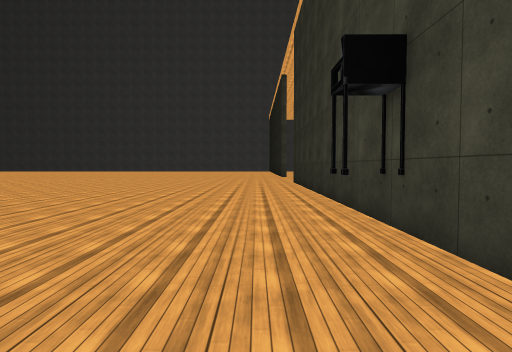
View 1 (above)

24 first-person views from a walk through a scene from a Unity 3-D project. The camera is 1.5 m above the floor, tilts 2° down and sees 80° across. The floor is counted in squares, 2 m on a side. Each view is taken from the middle of a square. On the plan, view 1 faces up. The plan holds only what a view shows up to about 10 squares ahead; the rest is blank. The place goes on beyond the plan. The player is left out. Some surface patterns are stand-ins.

View 2
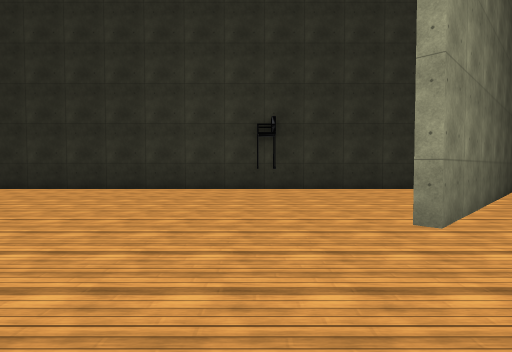

View 3
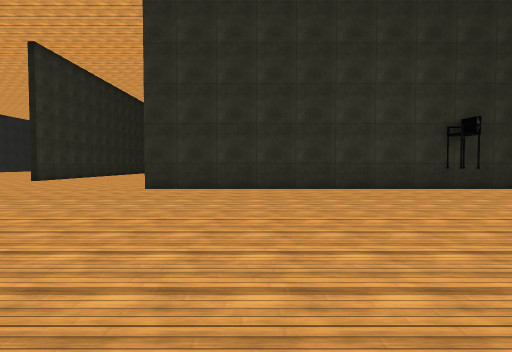

View 4
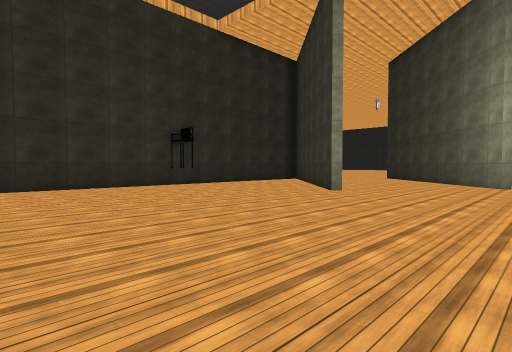

View 5
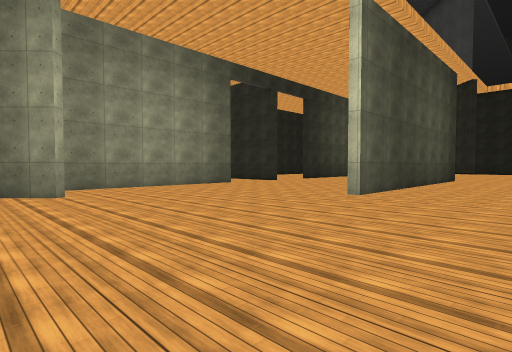

View 6
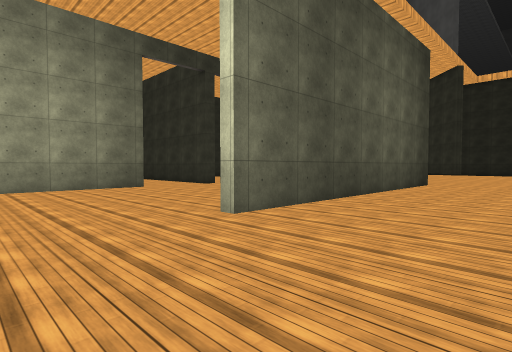

View 7
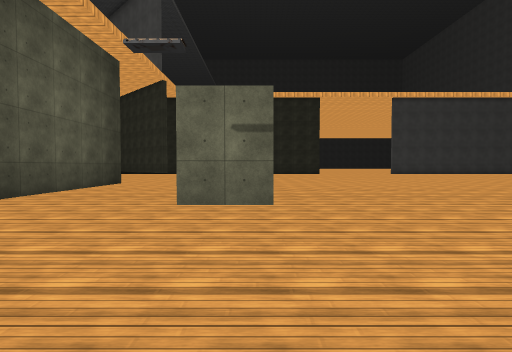

View 8
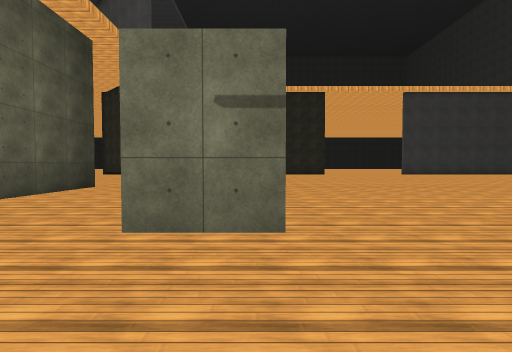

View 9
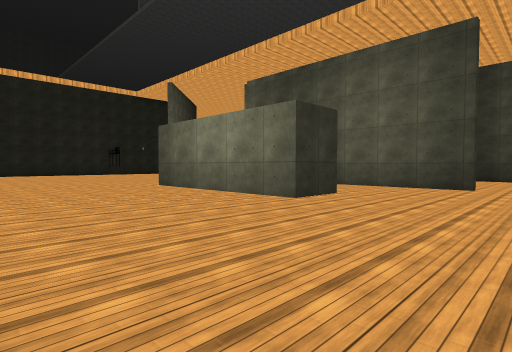

View 10
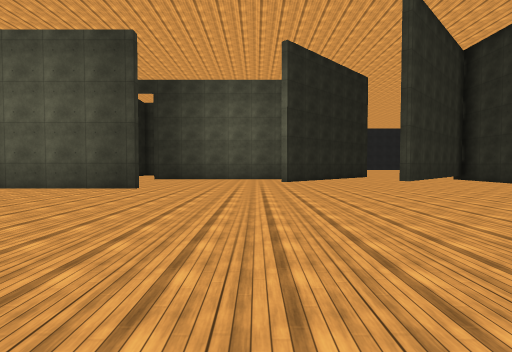

View 11
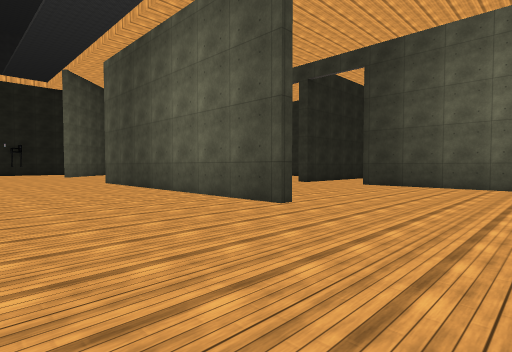

View 12
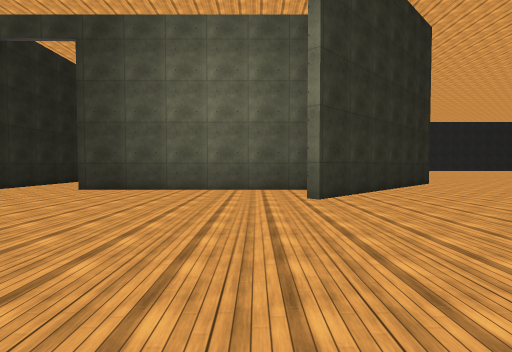

View 13
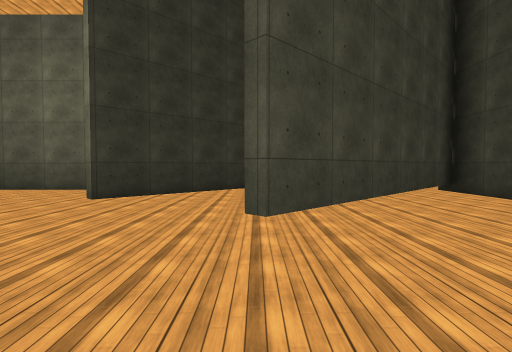

View 14
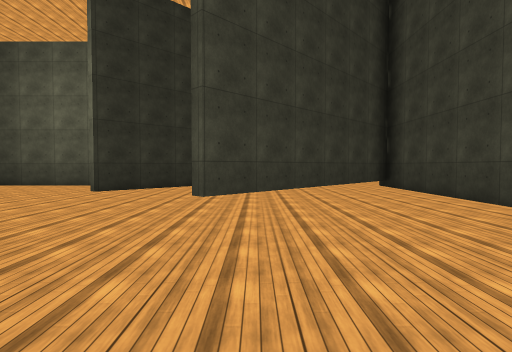

View 15
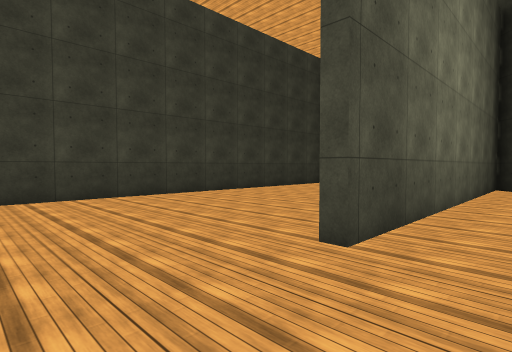

View 16
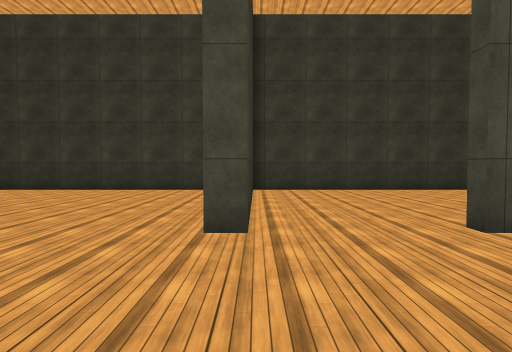

View 17
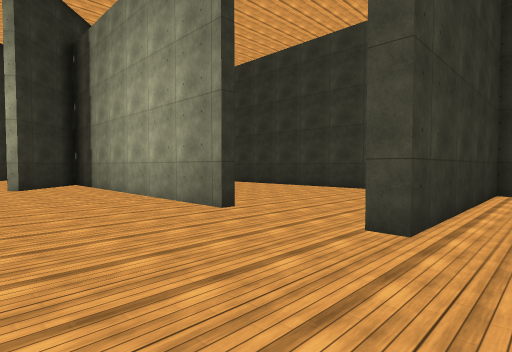

View 18
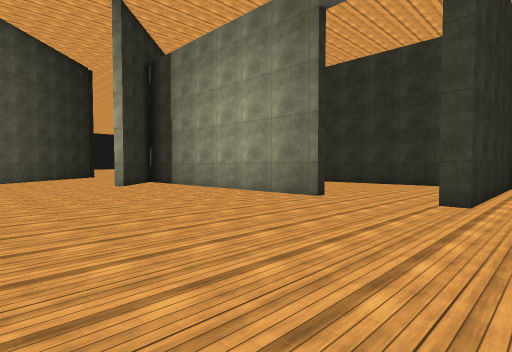

View 19
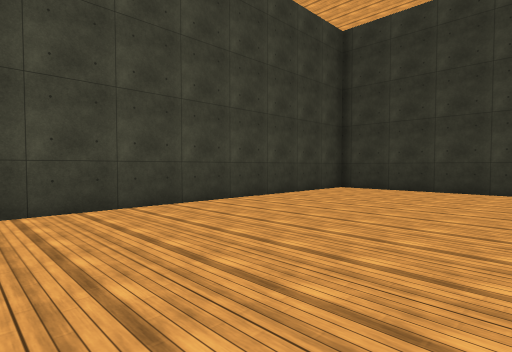

View 20
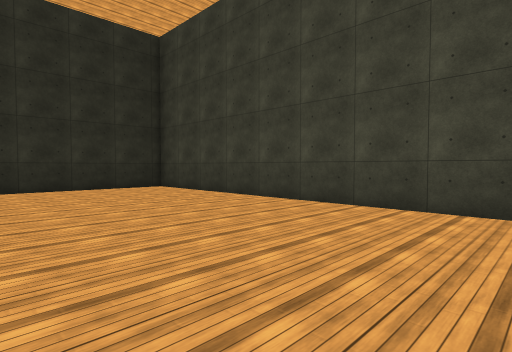

View 21
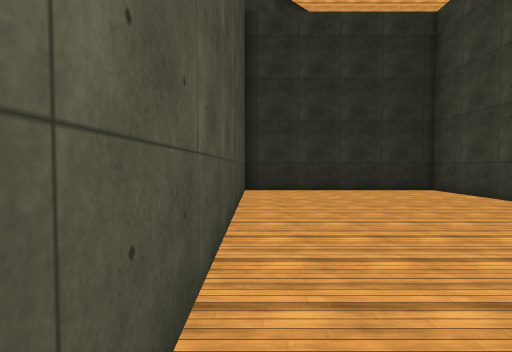

View 22
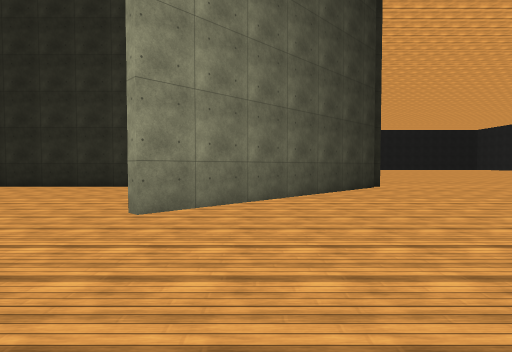

View 23
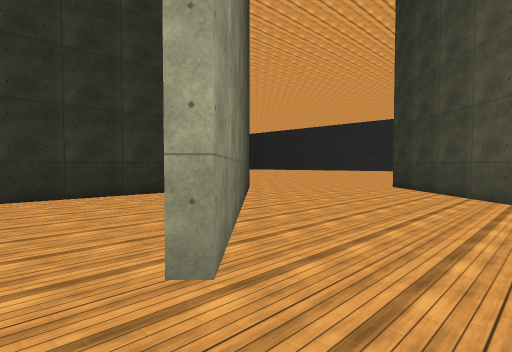

View 24
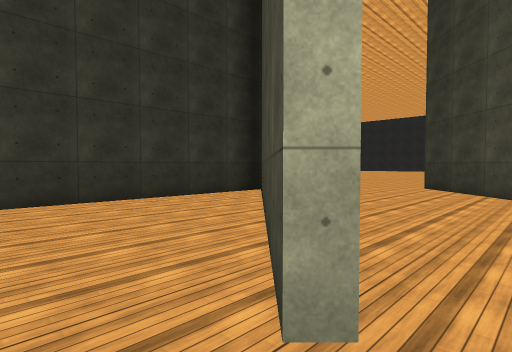

### Floor plan
Key: @ floor where view 1 was taken; # wall or solid block; . floor; T thing the floor can be seen under or through; O other object.
Columns run from 36 left of view 1 to 2 right of it. Each row starts with its distance up from view 1.
 16                                    ....
 15               .....               .....
 14               ......            .......
 13             .........          .......#
 12           . .............     ........#
 11          ................    .........#
 10         .................  ...........#
  9        ................... ...........#
  8       ..........######................#
  7     . ..........#    #.... ...........#
  6    ...................................#
  5   ....................................#
  4  ....................................O#
  3 ..............##########..............#
  2 ...............  ...............#.....#
  1 ....TT.......... ...............##....#
  0 ...TT........... ................##.@.#
 -1 ..TT..............................##..#
 -2 .#T.....#....................#.....##.#
 -3 ##......#....................#......###
 -4    ...##########......#########.......#
 -5    ...#    .......#...........###.....
 -6       #...........#...........# ##....
 -7       #...........#...........#  ##...
 -8       #...........#...........#   #
 -9       #...........#...........#
-10       #########################

Where each view was taken, in squares from view 1:
view 1: 0 up, 0 right, facing up
view 2: 4 up, 8 left, facing right
view 3: 10 up, 8 left, facing right
view 4: 10 up, 9 left, facing down-right
view 5: 6 up, 6 left, facing down-left
view 6: 6 up, 10 left, facing down-left
view 7: 8 up, 10 left, facing left
view 8: 8 up, 12 left, facing left
view 9: 13 up, 24 left, facing down-right
view 10: 12 up, 26 left, facing down
view 11: 7 up, 26 left, facing down-right
view 12: 5 up, 26 left, facing down
view 13: 5 up, 31 left, facing down
view 14: 7 up, 32 left, facing down
view 15: 3 down, 18 left, facing down-left
view 16: 1 down, 18 left, facing down
view 17: 1 down, 19 left, facing down-right
view 18: 2 up, 19 left, facing down-right
view 19: 5 down, 20 left, facing down-left
view 20: 5 down, 16 left, facing down-right
view 21: 5 down, 15 left, facing right
view 22: 0 up, 9 left, facing right
view 23: 3 up, 6 left, facing down-right
view 24: 3 up, 5 left, facing down-right
